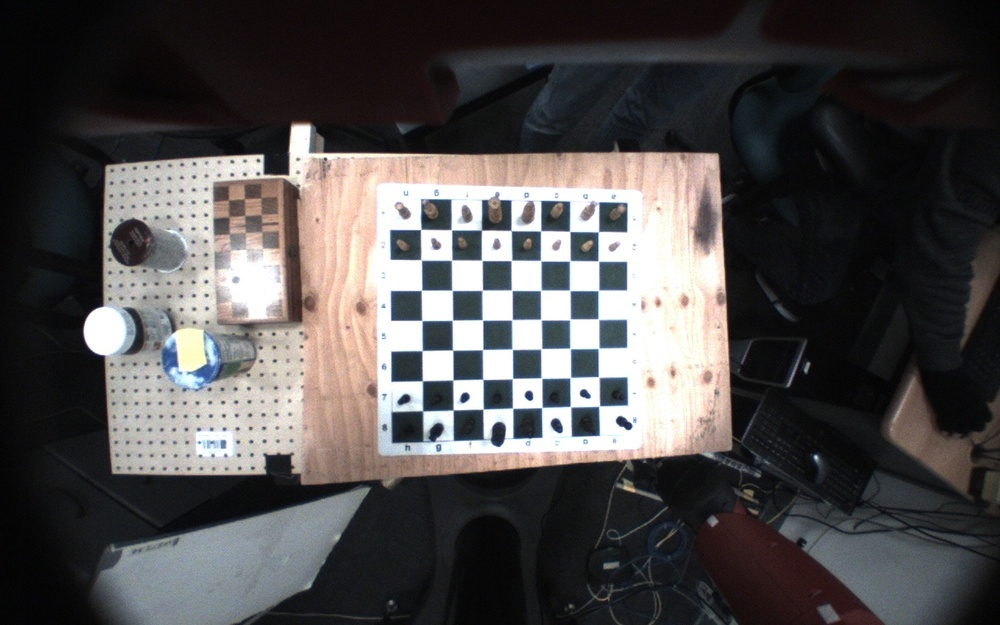
#> input picture src/project/images/old_training/frame0000.jpg, 1000 x 625 px, shrunk from 1280 x 800 before the run; its folder holds 4 pictures in this run; the run also reads 1 picture not shown here
$ python test.py
#> lines starting #> are read from the running program, lines starting #| are printed output that depends on the picture
import glob
import cv2 as v
import numpy as np
from skimage.transform import (hough_line, hough_line_peaks)

names = glob.glob('*.jpg')
bws = [v.imread(name, v.CV_LOAD_IMAGE_GRAYSCALE) for name in names]
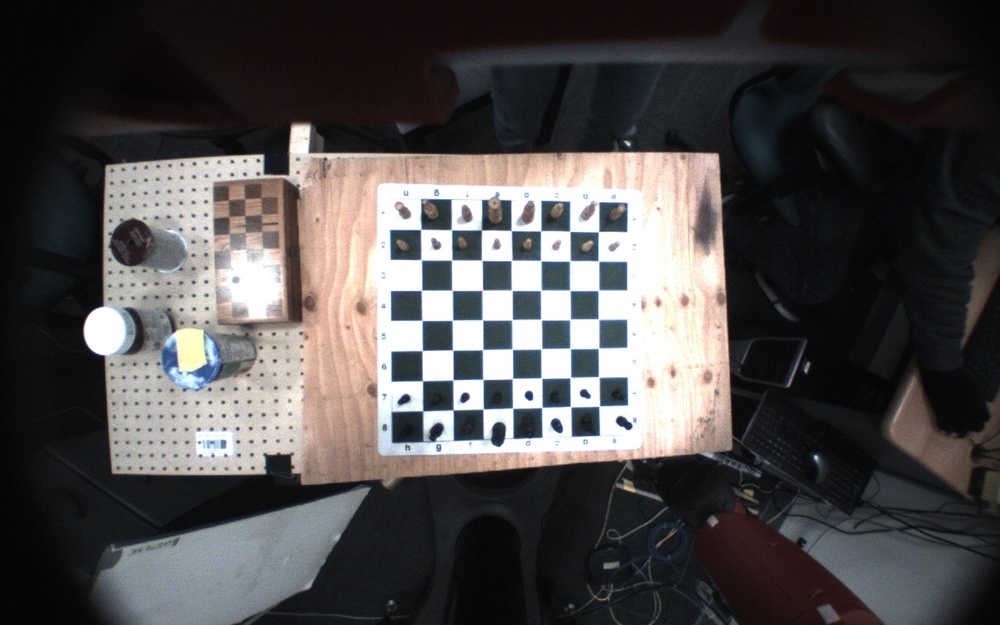
#> input picture src/project/images/old_training/frame0001.jpg, 1000 x 625 px, shrunk from 1280 x 800 before the run
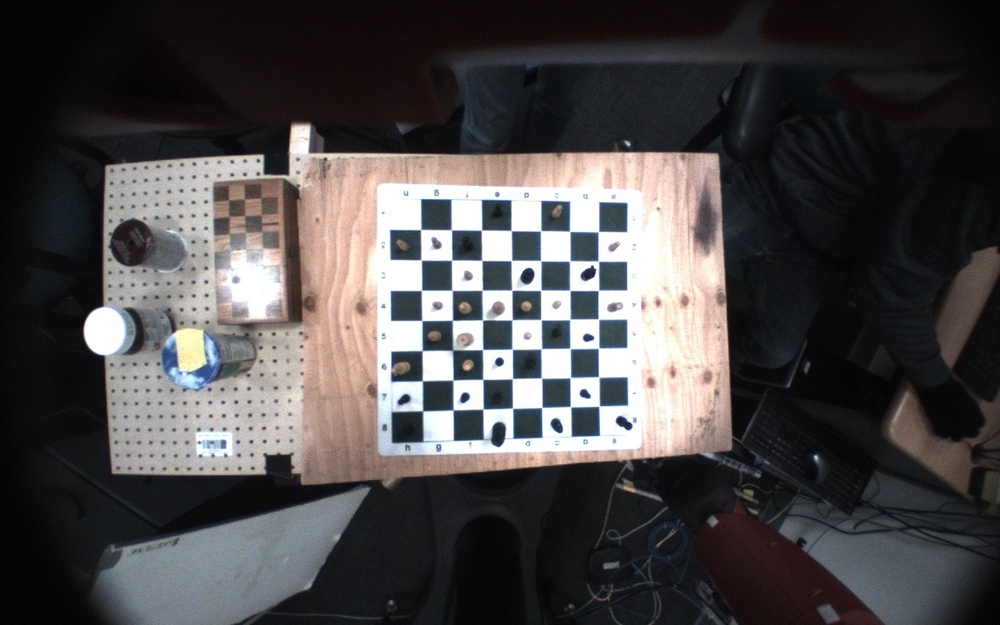
#> input picture src/project/images/old_training/frame0002.jpg, 1000 x 625 px, shrunk from 1280 x 800 before the run
#> bws = 4 items
ims = [v.imread(name, v.CV_LOAD_IMAGE_COLOR) for name in names]
#> ims = 4 items

def adaptiveThreshold(im):
    return v.adaptiveThreshold(im, 255, v.ADAPTIVE_THRESH_MEAN_C,
                               v.THRESH_BINARY, BLOCK_SIZE, 0)

def watershed(im, at):
    out = np.zeros(at.shape, dtype=np.uint32)
    out += at
    v.watershed(im, out)
    return out

def seek(module, name):
    return filter(lambda x: name in x, dir(module))

def show_hough_lines(im):
    bw = v.cvtColor(im, v.COLOR_BGR2GRAY)
    at = adaptiveThreshold(bw)
    can = v.Canny(at, 32, 256-32)
    hough = v.HoughLinesP(can, 1, 3.1415/180, 80, 300, 30)

    copied = im[:,:,:]
    for i in range(hough.shape[1]):
        v.line(copied, (hough[0,i,0], hough[0,i,1]),
                       (hough[0,i,2],hough[0,i,3]),
                       (0,0,255), 3, 8)
    return copied

def ski_hough_lines(im):
    h, theta, d = hough_line(im)
